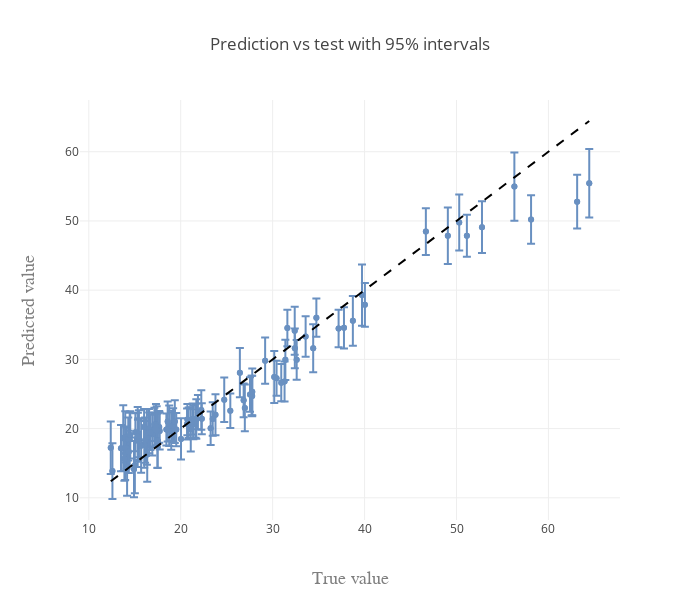

The notebook cell saved with this chart:
### Code cell
# Plot diagnostics
#figs = gp_diagnostics(df_unconstr, y_name = 'y', subplots = True)
#for fig in figs:
#    pltlyoff.iplot(fig, filename='')

figs = gp_diagnostics(df_unconstr, y_name = 'y', subplots = False)
pltlyoff.iplot(figs[1], filename='')
